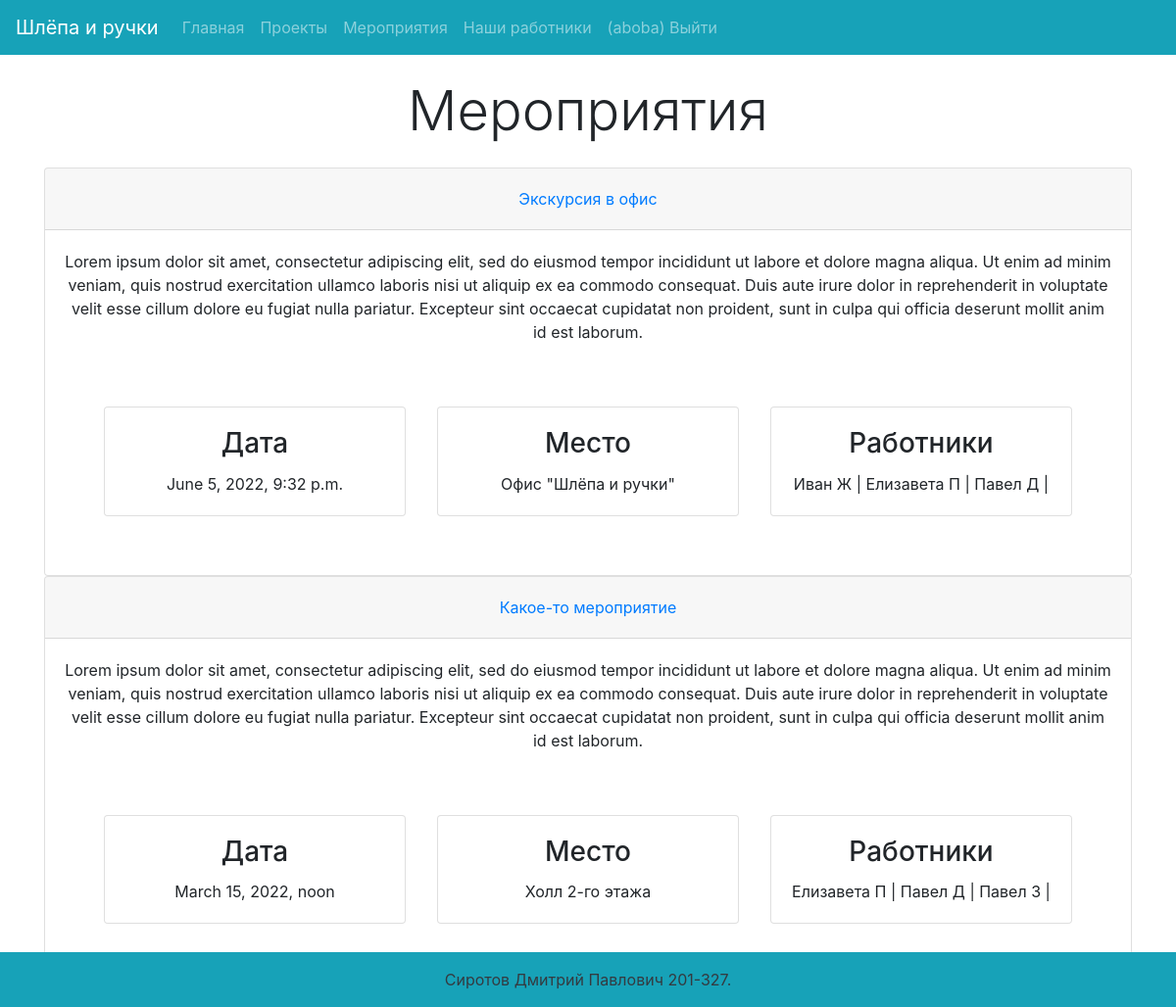
Page /events/ (signed in) on the committed database.
### accs/models.py (models this page shows, shortened)
class Event(models.Model):
    name = models.CharField(max_length=200, null=True)
    description = models.CharField(max_length=2000, null=True, blank=True)
    ev_date = models.DateTimeField(null=True)
    place = models.CharField(max_length=200, null=True)
    date_created= models.DateTimeField(auto_now_add=True, null=True)
    participants = models.ManyToManyField(Student)
    history = HistoricalRecords()

class Student(models.Model):
    name = models.CharField(max_length=200, null=True)
    lname = models.CharField(max_length=200, null=True)
    course = models.IntegerField(null=True)
    date_created= models.DateTimeField(auto_now_add=True, null=True)
    history = HistoricalRecords()

### accs/views.py (the view)
# urls.py: path('events/', views.events, name="events"),
@login_required
def events(req):
    events = Event.objects.all()
    ctx = {'events':events}
    return render(req, 'accs/events.html', ctx)

### accs/templates/accs/events.html
{% extends 'accs/main.html' %}
{% block content %}
<div class="container text-center my-4">
    <h1 class="display-4">Мероприятия</h1>
</div>
<div class="container text-center my-4">
    <div id="accordion">
        {% for e in events%}
          <div class="card">
            <div class="card-header" id="heading{{e.id}}">
              <h5 class="mb-0">
                <button class="btn btn-link" data-toggle="collapse" data-target="#collapse{{e.id}}" aria-expanded="true" aria-controls="collapse{{e.id}}">
                  {{e.name}}
                </button>
              </h5>
            </div>
            <div id="collapse{{e.id}}" class="collapse show" aria-labelledby="heading{{e.id}}" data-parent="#accordion">
              <div class="card-body">
                {{e.description}}
              </div>
                <div class="card-body">
                  <div class="row m-4">
                      <div class="col-sm-4 px-3 pb-3 text-center">
                        <div class="card">
                          <div class="card-body">
                            <h3 class="card-title">Дата</h3>
                            <p class="card-text">{{e.ev_date}}</p>
                          </div>
                        </div>
                      </div>
                      <div class="col-sm-4 px-3 pb-3 text-center">
                        <div class="card">
                          <div class="card-body">
                            <h3 class="card-title">Место</h3>
                            <p class="card-text">{{e.place}}</p>
                          </div>
                        </div>
                      </div>
                      <div class="col-sm-4 px-3 pb-3 text-center">
                          <div class="card">
                            <div class="card-body">
                              <h3 class="card-title">Работники</h3>
                              <p class="card-text">
                                  {% for p in e.participants.all %}
                                    {{p.name}} {{p.lname}} |
                                  {% endfor %}
                              </p>
                            </div>
                          </div>
                        </div>
                    </div>
                </div>
              </div>
            </div>
        {% endfor %}
      </div>
</div>
{% endblock %}

### accs/templates/accs/nav.html (shortened to what this page needs)
<nav class="navbar navbar-expand-lg navbar-dark bg-info ">
    <a class="navbar-brand" href="#">Шлёпа и ручки</a>
    <div style="color:olive;" class="collapse navbar-collapse" id="navbarNavAltMarkup" >
      <div class="navbar-nav">
        <a class="nav-item nav-link" href="/">Главная</a>
        <a class="nav-item nav-link" href="/projects/">Проекты</a>
        <a class="nav-item nav-link" href="/events/">Мероприятия</a>
        <a class="nav-item nav-link" href="/students/">Наши работники</a>
        {% if user.is_authenticated %}
          <a class="nav-item nav-link" href="{% url 'logout'%}?next={{request.path}}">({{ user.get_username }}) Выйти </a>
        {% else %}
          <a class="nav-item nav-link" href="{% url 'login'%}?next={{request.path}}">Войти</a>
        {% endif %}
      </div>
    </div>
  </nav>

### rows in the picture
Event: name "Экскурсия в офис", description "Lorem ipsum dolor sit amet, consectetur adipiscing elit, sed do eiusmod tempor incididunt ut labore et dolore magna aliqua. Ut enim ad minim veniam, quis nostrud exercitation ullamco laboris nisi ut aliquip ex ea commodo consequat. Duis aute irure dolor in reprehenderit in voluptate velit esse cillum dolore eu fugiat nulla pariatur. Excepteur sint occaecat cupidatat non proident, sunt in culpa qui officia deserunt mollit anim id est laborum.", ev_date "June 5, 2022, 9:32 p.m.", place "Офис \"Шлёпа и ручки\""
Student: name "Иван", lname "Ж"
Student: name "Елизавета", lname "П"
Student: name "Павел", lname "Д"
Event: name "Какое-то мероприятие", description "Lorem ipsum dolor sit amet, consectetur adipiscing elit, sed do eiusmod tempor incididunt ut labore et dolore magna aliqua. Ut enim ad minim veniam, quis nostrud exercitation ullamco laboris nisi ut aliquip ex ea commodo consequat. Duis aute irure dolor in reprehenderit in voluptate velit esse cillum dolore eu fugiat nulla pariatur. Excepteur sint occaecat cupidatat non proident, sunt in culpa qui officia deserunt mollit anim id est laborum.", ev_date "March 15, 2022, noon", place "Холл 2-го этажа"
Student: name "Павел", lname "З"

### other values in the picture
{{ user.get_username }} "aboba"
